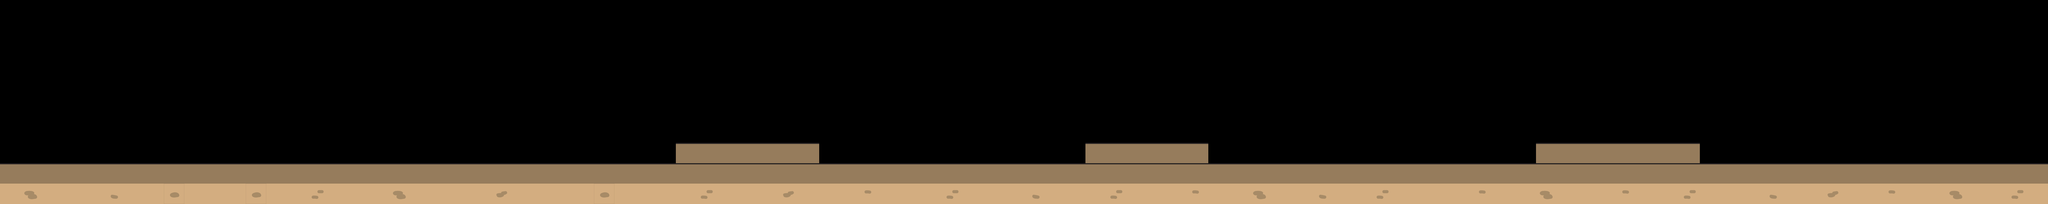

The image is a tile-based game level rendered from a .tmx file. Its description and source (layers, tilesets, objects; grid data summarised) follow:
An orthogonal 100x10 tile map with 64x64 px tiles, 1 tile layer (groundLayer) and 2 objects (endPoint, startPoint).

<map version="1.2" tiledversion="1.2.4" orientation="orthogonal" renderorder="right-down" width="100" height="10" tilewidth="64" tileheight="64" infinite="0" nextlayerid="13" nextobjectid="20">
 <tileset firstgid="1" name="ground" tilewidth="64" tileheight="64" tilecount="9" columns="3">
  <image source="ground.png" width="192" height="192" />
  <tile id="7">
   <properties>
    <property name="ground" type="bool" value="true" />
   </properties>
  </tile>
 </tileset>
 <layer id="12" name="groundLayer" width="100" height="10">
  <properties>
   <property name="ground" type="bool" value="true" />
  </properties>
  <data>[1000 cells, 221 non-empty, 8 distinct tile ids]</data>
 </layer>
 <objectgroup id="11" name="ObjectLayer">
  <object id="17" name="endPoint" x="6241.33" y="400">
   <point />
  </object>
  <object id="18" name="startPoint" x="156" y="433">
   <point />
  </object>
 </objectgroup>
</map>